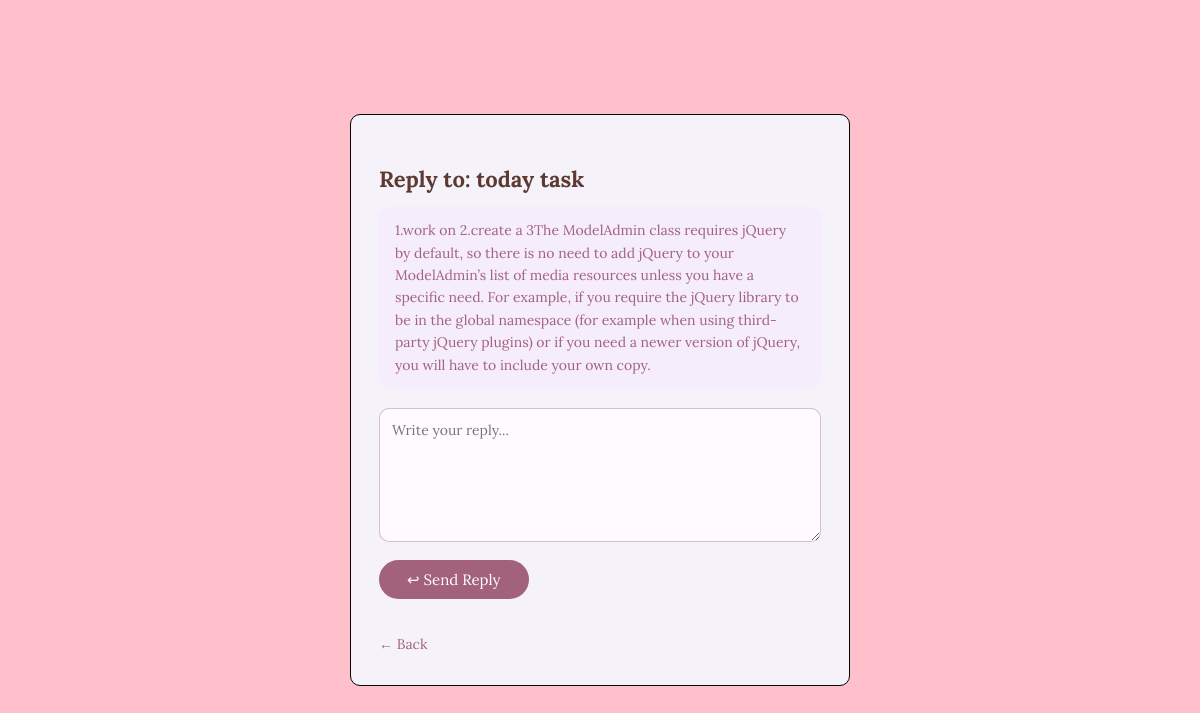
Screenshot of /reply_mail/1/ with the database file from the repository.
### login/models.py (models this page shows, shortened)
class globalmail(models.Model):
    mailtitel = models.CharField(max_length=100)
    mailbody = models.TextField()
    created_at = models.DateTimeField(auto_now_add=True)
    reply_mail= models.EmailField(null=True, blank=True)

### login/views.py (the view, shortened to what this page needs)
# urls.py: path('reply_mail/<int:mail_id>/', views.reply_mail, name='reply_mail'),
def reply_mail(request, mail_id):
    mail = get_object_or_404(globalmail, id=mail_id)
    return render(request, 'reply_mail.html', {'mail': mail})

### login/templates/reply_mail.html (shortened to what this page needs)
<!DOCTYPE html>
<html>
<head>
    {% load static %}
    <link rel="stylesheet" href="{% static 'members/reply_mail.css' %}">
</head>
<body>
    <div class="container">
        <h2 class="reply-title">Reply to: {{ mail.mailtitel }}</h2>
        <p class="mail-body-preview">{{ mail.mailbody }}</p>
        <form method="POST">
            <textarea name="reply_content" rows="6" placeholder="Write your reply..."></textarea>
            <br>
            <button type="submit" class="send-btn">&#8617; Send Reply</button>
        </form>
        <br>
        <a href="{% url 'main_page' %}" class="back-link">&#8592; Back</a>
    </div>
</body>
</html>

### login/static/members/reply_mail.css (style rules this page uses)
body { background-color: pink; font-family: "Lora", serif; }
.container { position: absolute; top: 50%; left: 50%; transform: translate(-50%, -50%); background-color: rgb(245, 242, 250); border: 1px solid black; border-radius: 10px; width: 500px; padding: 32px 28px; box-sizing: border-box; }
.reply-title { color: rgb(92, 58, 49); font-size: 22px; margin-bottom: 8px; }
.mail-body-preview { color: rgb(163, 98, 123); font-size: 14px; background: rgb(245, 236, 252); border-radius: 10px; padding: 12px 16px; margin-bottom: 20px; line-height: 1.6; }
textarea { width: 100%; border: 1px solid rgba(163, 98, 123, 0.4); border-radius: 10px; padding: 12px; font-family: "Lora", serif; font-size: 14px; color: rgb(92, 58, 49); background: rgb(255, 250, 255); resize: vertical; box-sizing: border-box; outline: none; transition: border 0.2s; }
.send-btn { display: inline-block; margin-top: 14px; background: rgb(163, 98, 123); color: white; border: none; border-radius: 20px; padding: 10px 28px; font-family: "Lora", serif; font-size: 15px; cursor: pointer; transition: background 0.2s; }
.back-link { display: inline-block; margin-top: 16px; color: rgb(163, 98, 123); text-decoration: none; font-size: 14px; }

### rows the page displays
globalmail: mailtitel "today task", mailbody "1.work on 2.create a 3The ModelAdmin class requires jQuery by default, so there is no need to add jQuery to your ModelAdmin’s list of media resources unless you have a specific need. For example, if you require the jQuery library to be in the global namespace (for example when using third-party jQuery plugins) or if you need a newer version of jQuery, you will have to include your own copy."
